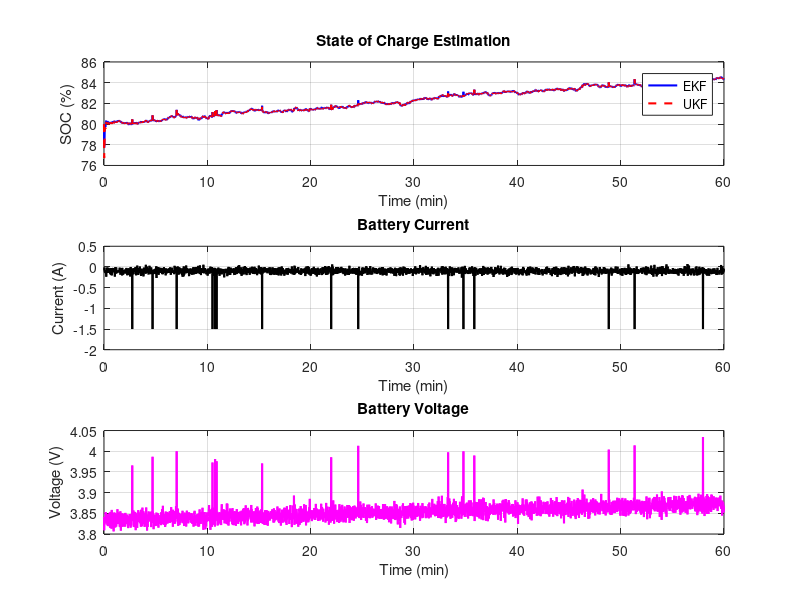

Write MATLAB code to recreate this figure.
function SOC_Estimation_Robust()
    % Clear command window and workspace
    clc;
    clear;
    
    % Main try-catch block for error handling
    try
        % Battery Parameters
        params = struct(...
            'Q_nom', 2.3, ...      % Nominal capacity (Ah)
            'R0', 0.1, ...         % Internal resistance (Ohm)
            'SOC_init', 0.8, ...   % Initial SOC (0-1)
            'V_ocv', @(soc) 3.2 + 0.7*soc + 0.1*soc.^2, ... % Nonlinear OCV function
            'Ts', 1, ...           % Sample time (s)
            'simTime', 3600 ...    % Simulation time (s)
        );
        
        % Generate simulated battery data
        [time, current, voltage] = generateBatteryData(params);
        
        % SOC Estimation Methods
        [soc_ekf, P_ekf] = extendedKalmanFilter(params, time, current, voltage);
        [soc_ukf] = unscentedKalmanFilter(params, time, current, voltage);
        
        % Plotting results
        plotResults(time, soc_ekf, soc_ukf, current, voltage);
        
    catch ME
        fprintf('Error in SOC Estimation: %s\n', ME.message);
        return;
    end
end

function [time, current, voltage] = generateBatteryData(params)
    % Generate simulated battery measurement data
    try
        time = 0:params.Ts:params.simTime;
        n = length(time);
        
        % Generate realistic current profile
        current = -0.1 + 0.05*randn(1,n); % Base discharge with noise
        pulse_idx = randi([1 n], 1, 15);  % Random pulse locations
        current(pulse_idx) = -1.5;        % Discharge pulses
        
        % Calculate voltage using battery model
        soc = params.SOC_init;
        voltage = zeros(1,n);
        
        for k = 1:n
            voltage(k) = params.V_ocv(soc) - current(k)*params.R0 + 0.01*randn;
            soc = soc - (current(k)*params.Ts)/(params.Q_nom*3600);
            soc = max(0, min(1, soc));
        end
        
    catch ME
        error('Error generating battery data: %s', ME.message);
    end
end

function [soc, P] = extendedKalmanFilter(params, time, current, voltage)
    % Extended Kalman Filter SOC estimation
    try
        n = length(time);
        soc = zeros(1,n);
        soc(1) = params.SOC_init;
        
        % EKF Parameters
        Q = 1e-5;          % Process noise covariance
        R = 0.01;          % Measurement noise covariance
        P = 0.1;           % Initial error covariance
        
        for k = 2:n
            delta_t = time(k) - time(k-1);
            soc_pred = soc(k-1) - (current(k-1)*delta_t)/(params.Q_nom*3600);
            P_pred = P + Q;
            
            % Linearize measurement model
            H = 0.7 + 0.2*soc_pred;
            V_pred = params.V_ocv(soc_pred) - current(k-1)*params.R0;
           
            K = P_pred*H/(H*P_pred*H + R); % Kalman Gain
            soc(k) = soc_pred + K*(voltage(k) - V_pred);
            P = (1 - K*H)*P_pred;
            
            soc(k) = max(0, min(1, soc(k)));
        end
        
    catch ME
        error('Error in EKF: %s', ME.message);
    end
end

function soc = unscentedKalmanFilter(params, time, current, voltage)
    % Unscented Kalman Filter SOC estimation
    try
        n = length(time);
        soc = zeros(1,n);
        soc(1) = params.SOC_init;
        
        % UKF Parameters
        Q = 1e-5;          
        R = 0.01;          
        P = 0.1;           
        alpha = 1e-3;      
        kappa = 0;         
        beta = 2;          
        
        L = 1;             
        lambda = alpha^2*(L + kappa) - L;
        Wm = [lambda/(L+lambda) 0.5/(L+lambda)*ones(1,2*L)]; 
        Wc = Wm;
        Wc(1) = Wc(1) + (1-alpha^2+beta); 
        
        for k = 2:n
            delta_t = time(k) - time(k-1);
            
            sigma = sqrt((L+lambda)*P);
            X = [soc(k-1) soc(k-1)-sigma soc(k-1)+sigma];
            
            X_pred = X - (current(k-1)*delta_t)/(params.Q_nom*3600);
            soc_pred = sum(Wm .* X_pred);
            P_pred = Q;
            for i = 1:(2*L+1)
                P_pred = P_pred + Wc(i)*(X_pred(i)-soc_pred)^2;
            end
            
            Z_pred = params.V_ocv(X_pred) - current(k-1)*params.R0;
            z_mean = sum(Wm .* Z_pred);
            
            Pzz = R;
            Pxz = 0;
            for i = 1:(2*L+1)
                Pzz = Pzz + Wc(i)*(Z_pred(i)-z_mean)^2;
                Pxz = Pxz + Wc(i)*(X_pred(i)-soc_pred)*(Z_pred(i)-z_mean);
            end
            
            K = Pxz/Pzz;
            soc(k) = soc_pred + K*(voltage(k) - z_mean);
            P = P_pred - K*Pzz*K';
            
            soc(k) = max(0, min(1, soc(k)));
        end
        
    catch ME
        error('Error in UKF: %s', ME.message);
    end
end

function plotResults(time, soc_ekf, soc_ukf, current, voltage)
    try
        figure('Name', 'SOC Estimation Results', 'NumberTitle', 'off');
        
        % SOC Plot
        subplot(3,1,1);
        plot(time/60, soc_ekf*100, 'b-', 'LineWidth', 1.5, 'DisplayName', 'EKF');
        hold on;
        plot(time/60, soc_ukf*100, 'r--', 'LineWidth', 1.5, 'DisplayName', 'UKF');
        xlabel('Time (min)');
        ylabel('SOC (%)');
        title('State of Charge Estimation');
        legend('Location', 'best');
        grid on;
        
        % Current Plot
        subplot(3,1,2);
        plot(time/60, current, 'k-', 'LineWidth', 1.5);
        xlabel('Time (min)');
        ylabel('Current (A)');
        title('Battery Current');
        grid on;
        
        % Voltage Plot
        subplot(3,1,3);
        plot(time/60, voltage, 'm-', 'LineWidth', 1.5);
        xlabel('Time (min)');
        ylabel('Voltage (V)');
        title('Battery Voltage');
        grid on;
        
    catch ME
        warning('Error in plotting: %s', ME.message);
    end
end